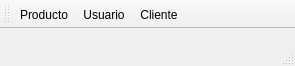
<?xml version="1.0" encoding="UTF-8"?>
<ui version="4.0">
 <class>MainWindow</class>
 <widget class="QMainWindow" name="MainWindow">
  <property name="geometry">
   <rect>
    <x>0</x>
    <y>0</y>
    <width>295</width>
    <height>66</height>
   </rect>
  </property>
  <property name="windowTitle">
   <string>ÓpticaJireh</string>
  </property>
  <property name="windowIcon">
   <iconset resource="Icons/Icons.qrc">
    <normaloff>:/Icons/internet-news-reader.png</normaloff>:/Icons/internet-news-reader.png</iconset>
  </property>
  <property name="iconSize">
   <size>
    <width>2</width>
    <height>2</height>
   </size>
  </property>
  <property name="toolButtonStyle">
   <enum>Qt::ToolButtonTextBesideIcon</enum>
  </property>
  <widget class="QWidget" name="centralWidget"/>
  <widget class="QToolBar" name="toolBar_Optica">
   <property name="windowTitle">
    <string>toolBar</string>
   </property>
   <property name="iconSize">
    <size>
     <width>40</width>
     <height>40</height>
    </size>
   </property>
   <attribute name="toolBarArea">
    <enum>TopToolBarArea</enum>
   </attribute>
   <attribute name="toolBarBreak">
    <bool>false</bool>
   </attribute>
   <addaction name="actionProducto"/>
   <addaction name="actionUsuario"/>
   <addaction name="actionCliente"/>
  </widget>
  <widget class="QStatusBar" name="statusBar">
   <property name="cursor">
    <cursorShape>IBeamCursor</cursorShape>
   </property>
  </widget>
  <action name="actionProducto">
   <property name="icon">
    <iconset resource="Icons/Icons.qrc">
     <normaloff>:/Icons/inventory-maintenance.png</normaloff>:/Icons/inventory-maintenance.png</iconset>
   </property>
   <property name="text">
    <string>Producto</string>
   </property>
   <property name="shortcut">
    <string>Ctrl+P</string>
   </property>
  </action>
  <action name="actionUsuario">
   <property name="icon">
    <iconset resource="Icons/Icons.qrc">
     <normaloff>:/Icons/users.png</normaloff>:/Icons/users.png</iconset>
   </property>
   <property name="text">
    <string>Usuario</string>
   </property>
   <property name="shortcut">
    <string>Ctrl+U</string>
   </property>
  </action>
  <action name="actionCliente">
   <property name="icon">
    <iconset resource="Icons/Icons.qrc">
     <normaloff>:/Icons/clients.png</normaloff>:/Icons/clients.png</iconset>
   </property>
   <property name="text">
    <string>Cliente</string>
   </property>
   <property name="shortcut">
    <string>Ctrl+L</string>
   </property>
  </action>
 </widget>
 <layoutdefault spacing="6" margin="11"/>
 <resources>
  <include location="Icons/Icons.qrc"/>
 </resources>
 <connections/>
</ui>
